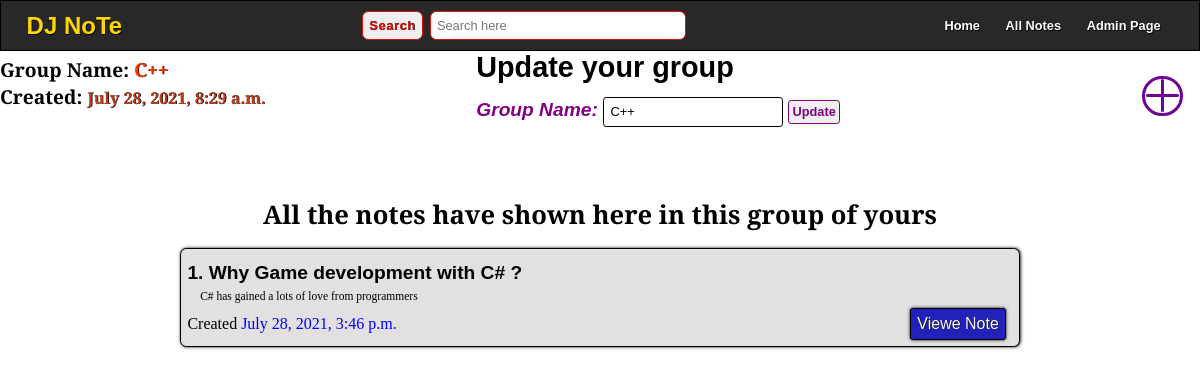
Page /group-4/ on the earlier database version.
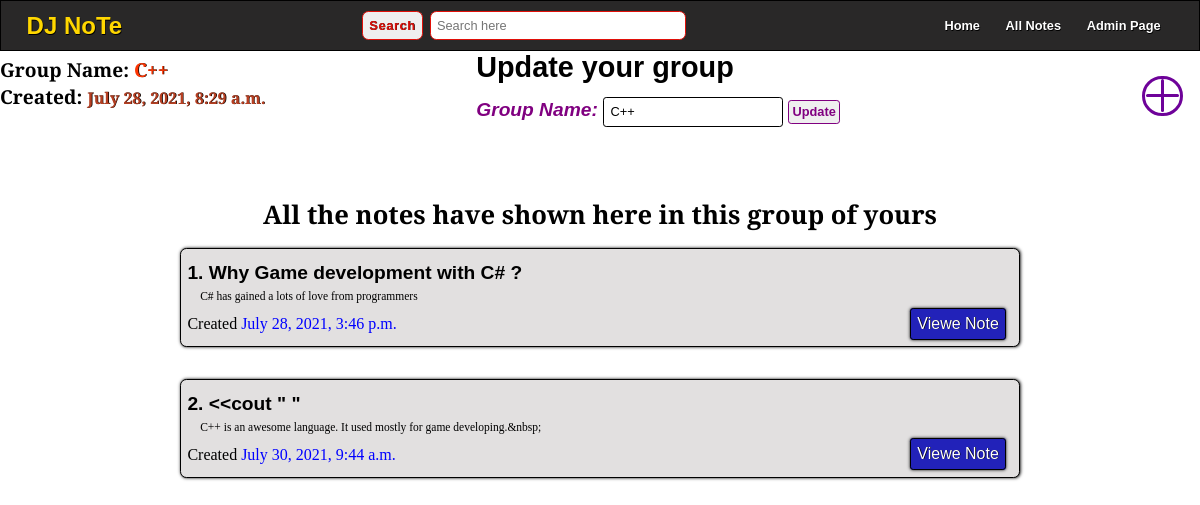
Same page on the later database version.
### home/models.py (models this page shows)
class Note(models.Model):
    group = models.ForeignKey(Group, on_delete=models.CASCADE)
    title = models.CharField(max_length=300)
    desc = models.TextField()
    time = models.DateTimeField(default=now)

### home/views.py (the view)
# urls.py: path('group-<int:group>/', views.group, name='group'),
def group(req, group):
    groupOFnote = Group.objects.get(id = group)
    notesOFgroup = Note.objects.filter(group__id = group)
    if req.method == 'POST':
        name = req.POST['name']
        groupOFnote.name = name
        groupOFnote.save()
        messages.success(req, 'Your group has been updated')
    return render(req, 'group.html', {'group':groupOFnote, 'notes':notesOFgroup,})

### templates/group.html (shortened to what this page needs)
{% extends 'main.html' %}
{% load static %}
{% block link %}
    <link rel="stylesheet" href="{% static 'Style/notesOnly.css' %}">
    <link rel="stylesheet" href="{% static 'Style/group.css' %}">
{% endblock link %}
{% block body %}
    <div class="container-info-update">
        <div class="infoForGroup">
            <h1 class='group_name'>Group Name: <span>{{group.name}}</span></h1>
            <h1 class='group_creationTime'>Created: <span>{{group.time}}</span></h1>
        </div>
        <div class='updateGroup'>
            <h2> Update your group</h2>
            <form action="{% url 'group' group.id %}" method='POST'>
                <label for="name">Group Name:</label>
                <input type="text" name="name" id="name" value="{{group.name}}" required>
                <button type="submit">Update</button>
            </form>
        </div>
    </div>
    <div class="createNoteIcon">
        <a href="{% url 'createNOTE' group.id %}"><div class="round"></div></a>
    </div>
    <section class="allNote">
        <h1 class='allNote_message'>All the notes have shown here in this group of yours</h1>
        {% for i in notes %}
            <div class='notes'>
                <h3 class='title'>{{ forloop.counter }}. {{i.title}}</h3>
                <div class="description">
                    <p>{{i.desc|truncatechars:500}}</p>
                </div>
                <div class="others">
                    <p class='time'>Created <span>{{i.time}}</span></p>
                    <div class="links">
                        <a href="{% url 'note' group.id i.id %}" class='view_note'>Viewe Note</a>
                    </div>
                </div>
            </div>
        {% endfor %}
    </section>
{% endblock body %}

Differences in the rows shown:
added Note: title "<<cout \" \"", desc "C++ is an awesome language. It used mostly for game developing.&nbsp;", time "July 30, 2021, 9:44 a.m."
